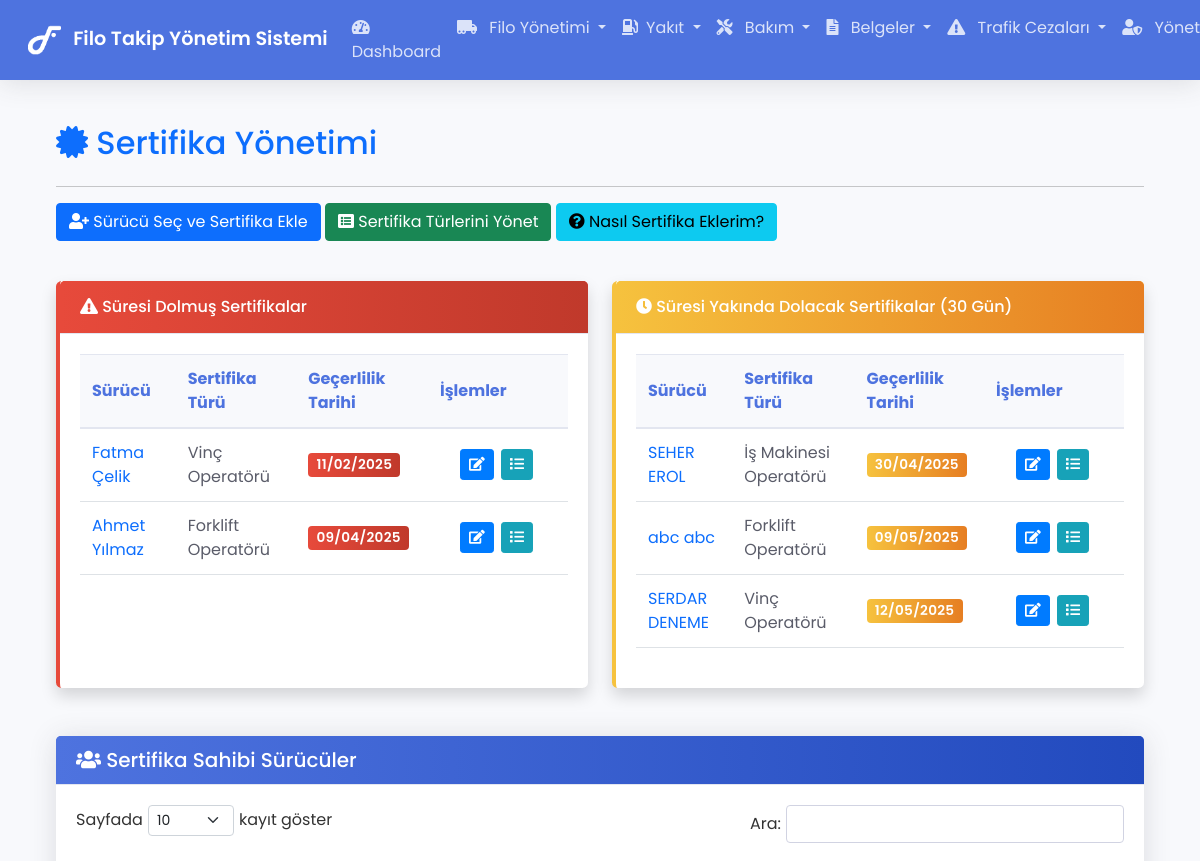
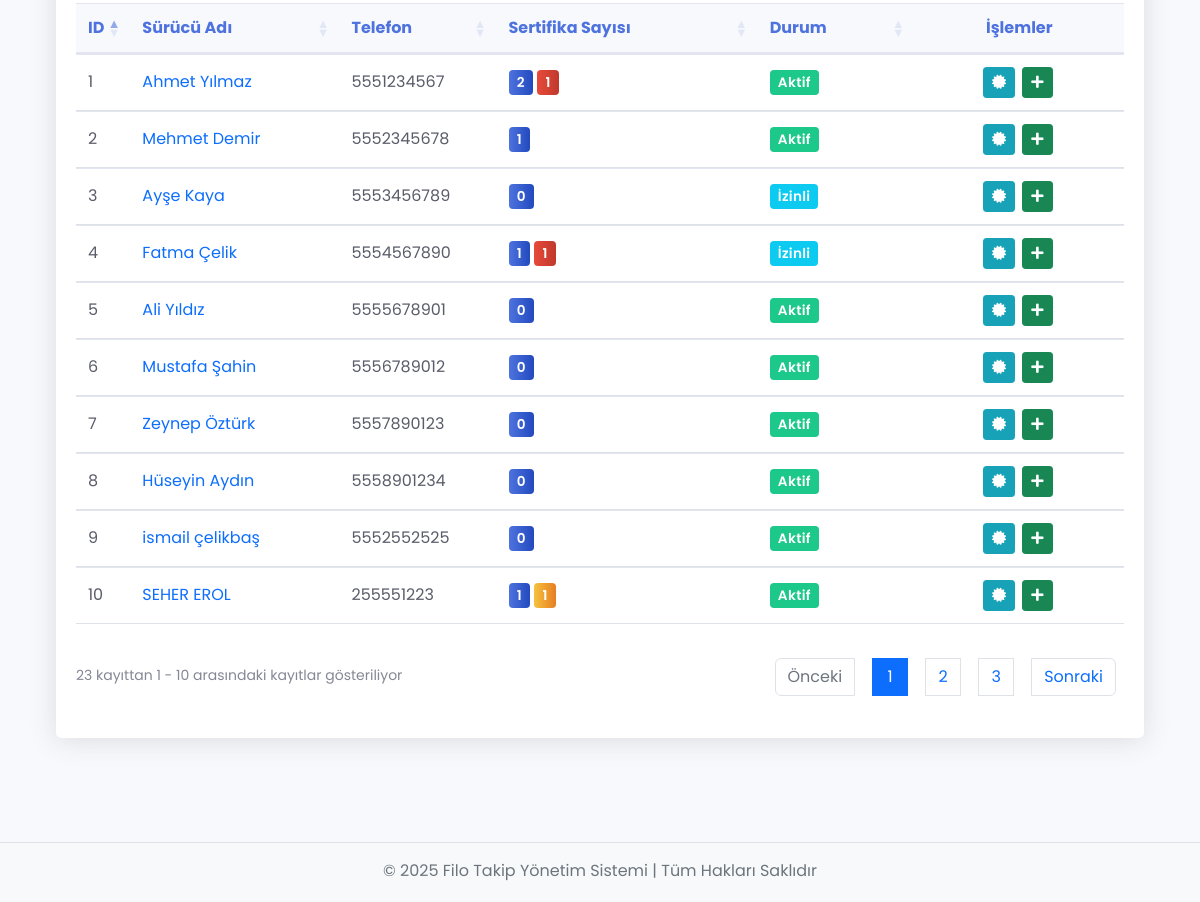
Screenshot of /certificates (signed in) with the database file from the repository (2 pictures, top to bottom).
### tables this page shows
CREATE TABLE `driver_certificates` (
  `id` int(11) NOT NULL,
  `driver_id` int(11) NOT NULL,
  `certificate_type_id` int(11) NOT NULL,
  `certificate_number` varchar(50) NOT NULL,
  `issue_date` date NOT NULL,
  `expiry_date` date NOT NULL,
  `issuing_authority` varchar(100) NOT NULL,
  `notes` text DEFAULT NULL,
  `created_at` timestamp NOT NULL DEFAULT current_timestamp(),
  `updated_at` timestamp NOT NULL DEFAULT current_timestamp() ON UPDATE current_timestamp()
);

CREATE TABLE `drivers` (
  `id` int(11) NOT NULL,
  `name` varchar(100) NOT NULL,
  `surname` varchar(100) NOT NULL,
  `identity_number` varchar(20) NOT NULL,
  `license_number` varchar(20) NOT NULL,
  `primary_license_type` varchar(5) DEFAULT NULL,
  `license_issue_date` date DEFAULT NULL,
  `license_expiry_date` date DEFAULT NULL,
  `company_id` int(11) DEFAULT NULL,
  `phone` varchar(20) NOT NULL,
  `email` varchar(100) DEFAULT NULL,
  `address` text DEFAULT NULL,
  `birth_date` date DEFAULT NULL,
  `notes` text DEFAULT NULL,
  `status` enum('Aktif','Pasif','İzinli') NOT NULL DEFAULT 'Aktif',
  `created_at` timestamp NOT NULL DEFAULT current_timestamp()
);

CREATE TABLE `certificate_types` (
  `id` int(11) NOT NULL,
  `name` varchar(100) NOT NULL,
  `description` text DEFAULT NULL,
  `created_at` timestamp NOT NULL DEFAULT current_timestamp(),
  `updated_at` timestamp NOT NULL DEFAULT current_timestamp() ON UPDATE current_timestamp()
);

### app/views/certificates/dashboard.php (the view, shortened to what the rows shown need)
<?php require APPROOT . '/views/inc/header.php'; ?>
<div class="container-fluid px-4">
    <div class="row mb-4">
        <div class="col-md-12">
            <div class="d-flex justify-content-between align-items-center">
                <h2 class="mt-4 text-primary">
                    <i class="fas fa-certificate mr-2"></i> Sertifika Yönetimi
                </h2>
            </div>
        </div>
    </div>
    <div class="row mb-4">
        <div class="col-xl-6 col-md-6 mb-4">
            <div class="card border-left-danger shadow h-100">
                <div class="card-body">
                    <?php if(empty($data['expiredCertificates'])) : ?>
                        <div class="alert alert-success text-center m-3">
                            <i class="fas fa-check-circle fa-2x mb-3 d-block"></i>
                            <p class="mb-0">Süresi dolmuş sertifika bulunmamaktadır.</p>
                        </div>
                    <?php else : ?>
                        <div class="table-responsive">
                            <table class="table table-hover table-expired" id="expiredTable">
                                <thead class="thead-light">
                                    <tr>
                                        <th>Sürücü</th>
                                        <th>Sertifika Türü</th>
                                        <th>Geçerlilik Tarihi</th>
                                        <th>İşlemler</th>
                                    </tr>
                                </thead>
                                <tbody>
                                    <?php foreach($data['expiredCertificates'] as $certificate) : ?>
                                        <tr>
                                            <td>
                                                <a href="<?php echo URLROOT; ?>/certificates/index/<?php echo $certificate->driver_id; ?>" class="text-decoration-none font-weight-bold">
                                                    <?php echo $certificate->name . ' ' . $certificate->surname; ?>
                                                </a>
                                            </td>
                                            <td><?php echo $certificate->certificate_type_name; ?></td>
                                            <td>
                                                <span class="badge bg-danger text-white">
                                                    <?php echo date('d/m/Y', strtotime($certificate->expiry_date)); ?>
                                                </span>
                                            </td>
                                            <td>
                                                <a href="<?php echo URLROOT; ?>/certificates/edit/<?php echo $certificate->driver_id; ?>/<?php echo $certificate->id; ?>" class="btn btn-sm btn-primary" data-toggle="tooltip" title="Düzenle">
                                                    <i class="fas fa-edit"></i>
                                                </a>
                                                <a href="<?php echo URLROOT; ?>/certificates/index/<?php echo $certificate->driver_id; ?>" class="btn btn-sm btn-info" data-toggle="tooltip" title="Tüm Sertifikaları Gör">
                                                    <i class="fas fa-list"></i>
                                                </a>
                                            </td>
                                        </tr>
                                    <?php endforeach; ?>
                                </tbody>
                            </table>
                        </div>
                    <?php endif; ?>
                </div>
            </div>
        </div>
        <div class="col-xl-6 col-md-6 mb-4">
            <div class="card border-left-warning shadow h-100">
                <div class="card-body">
                    <?php if(empty($data['soonExpiringCertificates'])) : ?>
                        <div class="alert alert-success text-center m-3">
                            <i class="fas fa-check-circle fa-2x mb-3 d-block"></i>
                            <p class="mb-0">Yakında süresi dolacak sertifika bulunmamaktadır.</p>
                        </div>
                    <?php else : ?>
                        <div class="table-responsive">
                            <table class="table table-hover table-soon-expiring" id="soonExpiringTable">
                                <thead class="thead-light">
                                    <tr>
                                        <th>Sürücü</th>
                                        <th>Sertifika Türü</th>
                                        <th>Geçerlilik Tarihi</th>
                                        <th>İşlemler</th>
                                    </tr>
                                </thead>
                                <tbody>
                                    <?php foreach($data['soonExpiringCertificates'] as $certificate) : ?>
                                        <tr>
                                            <td>
                                                <a href="<?php echo URLROOT; ?>/certificates/index/<?php echo $certificate->driver_id; ?>" class="text-decoration-none font-weight-bold">
                                                    <?php echo $certificate->name . ' ' . $certificate->surname; ?>
                                                </a>
                                            </td>
                                            <td><?php echo $certificate->certificate_type_name; ?></td>
                                            <td>
                                                <span class="badge bg-warning text-white">
                                                    <?php echo date('d/m/Y', strtotime($certificate->expiry_date)); ?>
                                                </span>
                                            </td>
                                            <td>
                                                <a href="<?php echo URLROOT; ?>/certificates/edit/<?php echo $certificate->driver_id; ?>/<?php echo $certificate->id; ?>" class="btn btn-sm btn-primary" data-toggle="tooltip" title="Düzenle">
                                                    <i class="fas fa-edit"></i>
                                                </a>
                                                <a href="<?php echo URLROOT; ?>/certificates/index/<?php echo $certificate->driver_id; ?>" class="btn btn-sm btn-info" data-toggle="tooltip" title="Tüm Sertifikaları Gör">
                                                    <i class="fas fa-list"></i>
                                                </a>
                                            </td>
                                        </tr>
                                    <?php endforeach; ?>
                                </tbody>
                            </table>
                        </div>
                    <?php endif; ?>
                </div>
            </div>
        </div>
    </div>
    <div class="row">
        <div class="col-lg-12">
            <div class="card border-0 shadow-sm mb-4">
                <div class="card-body">
                    <div class="table-responsive">
                        <table class="table table-hover data-table-buttons" id="driversTable">
                            <thead class="thead-light">
                                <tr>
                                    <th width="5%">ID</th>
                                    <th width="20%">Sürücü Adı</th>
                                    <th width="15%">Telefon</th>
                                    <th width="25%">Sertifika Sayısı</th>
                                    <th width="15%">Durum</th>
                                    <th width="20%" class="text-center">İşlemler</th>
                                </tr>
                            </thead>
                            <tbody>
                                <?php if(!empty($data['driverCertificateStats'])) : ?>
                                    <?php foreach($data['driverCertificateStats'] as $driver) : ?>
                                        <tr>
                                            <td><?php echo $driver->id; ?></td>
                                            <td>
                                                <a href="<?php echo URLROOT; ?>/certificates/index/<?php echo $driver->id; ?>" class="text-decoration-none font-weight-bold">
                                                    <?php echo $driver->name . ' ' . $driver->surname; ?>
                                                </a>
                                            </td>
                                            <td><?php echo $driver->phone; ?></td>
                                            <td>
                                                <span class="badge bg-primary text-white"><?php echo $driver->certificate_count; ?></span>
                                                <?php if($driver->expired_count > 0) : ?>
                                                    <span class="badge bg-danger text-white ml-1" data-toggle="tooltip" title="Süresi Dolmuş"><?php echo $driver->expired_count; ?></span>
                                                <?php endif; ?>
                                                <?php if($driver->soon_expiring_count > 0) : ?>
                                                    <span class="badge bg-warning text-white ml-1" data-toggle="tooltip" title="Yakında Dolacak"><?php echo $driver->soon_expiring_count; ?></span>
                                                <?php endif; ?>
                                            </td>
                                            <td>
                                                <span class="badge <?php
                                                    if($driver->status == 'Aktif') echo 'bg-success';
                                                    elseif($driver->status == 'Pasif') echo 'bg-secondary';
                                                    elseif($driver->status == 'İzinli') echo 'bg-info';
                                                ?> text-white"><?php echo $driver->status; ?></span>
                                            </td>
                                            <td class="text-center">
                                                <a href="<?php echo URLROOT; ?>/certificates/index/<?php echo $driver->id; ?>" class="btn btn-sm btn-info" data-toggle="tooltip" title="Sertifikaları Görüntüle">
                                                    <i class="fas fa-certificate"></i>
                                                </a>
                                                <a href="<?php echo URLROOT; ?>/certificates/add/<?php echo $driver->id; ?>" class="btn btn-sm btn-success" data-toggle="tooltip" title="Yeni Sertifika Ekle">
                                                    <i class="fas fa-plus"></i>
                                                </a>
                                            </td>
                                        </tr>
                                    <?php endforeach; ?>
                                <?php else : ?>
                                    <tr>
                                        <td colspan="6" class="text-center">Sertifika kaydı bulunan sürücü bulunmamaktadır.</td>
                                    </tr>
                                <?php endif; ?>
                            </tbody>
                        </table>
                    </div>
                </div>
            </div>
        </div>
    </div>
</div>
<?php require APPROOT . '/views/inc/footer.php'; ?>

### rows the page displays
driver_certificates: driver.name "Fatma", driver.surname "Çelik", certificate_type.name "Vinç Operatörü", expiry_date "11/02/2025"
driver_certificates: driver.name "Ahmet", driver.surname "Yılmaz", certificate_type.name "Forklift Operatörü", expiry_date "09/04/2025"
driver_certificates: driver.name "SEHER", driver.surname "EROL", certificate_type.name "İş Makinesi Operatörü", expiry_date "30/04/2025"
driver_certificates: driver.name "abc", driver.surname "abc", certificate_type.name "Forklift Operatörü", expiry_date "09/05/2025"
driver_certificates: driver.name "SERDAR", driver.surname "DENEME", certificate_type.name "Vinç Operatörü", expiry_date "12/05/2025"
drivers: id "1", name "Ahmet", surname "Yılmaz", phone "5551234567", certificate_count "2", expired_count "1", status "Aktif"
drivers: id "5", name "Ali", surname "Yıldız", phone "5555678901", certificate_count "0", status "Aktif"
drivers: id "3", name "Ayşe", surname "Kaya", phone "5553456789", certificate_count "0", status "İzinli"
drivers: id "4", name "Fatma", surname "Çelik", phone "5554567890", certificate_count "1", expired_count "1", status "İzinli"
drivers: id "8", name "Hüseyin", surname "Aydın", phone "5558901234", certificate_count "0", status "Aktif"
drivers: id "9", name "ismail", surname "çelikbaş", phone "5552552525", certificate_count "0", status "Aktif"
drivers: id "2", name "Mehmet", surname "Demir", phone "5552345678", certificate_count "1", status "Aktif"
drivers: id "6", name "Mustafa", surname "Şahin", phone "5556789012", certificate_count "0", status "Aktif"
drivers: id "10", name "SEHER", surname "EROL", phone "255551223", certificate_count "1", soon_expiring_count "1", status "Aktif"
drivers: id "7", name "Zeynep", surname "Öztürk", phone "5557890123", certificate_count "0", status "Aktif"

### other values shown
SITENAME "Filo Takip Yönetim Sistemi"
